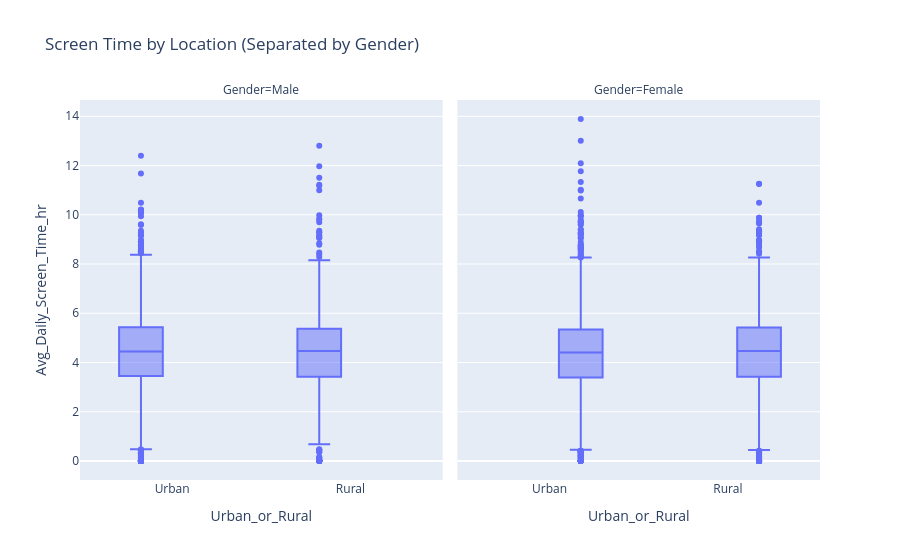

The code cell stored with this chart in its notebook:
### Markdown cell above
**Screen Time by Location & Gender**

### Code cell
fig = px.box(
    df,
    x="Urban_or_Rural",
    y="Avg_Daily_Screen_Time_hr",
    facet_col="Gender",
    title="Screen Time by Location (Separated by Gender)"
)

fig.show()

### Figure 1 — Plotly figure (JSON) as saved in the notebook; plotly's stock layout.template omitted (floating-point values rounded to 4 significant figures; data arrays with more than 128 entries replaced by an {"elided": "..."} marker saying what was removed)
{"data": [{"alignmentgroup": "True", "hovertemplate": "Gender=Male<br>Urban_or_Rural=%{x}<br>Avg_Daily_Screen_Time_hr=%{y}<extra></extra>", "legendgroup": "", "marker": {"color": "#636efa"}, "name": "", "notched": false, "offsetgroup": "", "orientation": "v", "showlegend": false, "type": "box", "x": {"elided": "4928 str values"}, "x0": " ", "xaxis": "x", "y": {"elided": "4928 float values"}, "y0": " ", "yaxis": "y"}, {"alignmentgroup": "True", "hovertemplate": "Gender=Female<br>Urban_or_Rural=%{x}<br>Avg_Daily_Screen_Time_hr=%{y}<extra></extra>", "legendgroup": "", "marker": {"color": "#636efa"}, "name": "", "notched": false, "offsetgroup": "", "orientation": "v", "showlegend": false, "type": "box", "x": {"elided": "4740 str values"}, "x0": " ", "xaxis": "x2", "y": {"elided": "4740 float values"}, "y0": " ", "yaxis": "y2"}], "layout": {"annotations": [{"font": {}, "showarrow": false, "text": "Gender=Male", "x": 0.245, "xanchor": "center", "xref": "paper", "y": 1, "yanchor": "bottom", "yref": "paper"}, {"font": {}, "showarrow": false, "text": "Gender=Female", "x": 0.755, "xanchor": "center", "xref": "paper", "y": 1, "yanchor": "bottom", "yref": "paper"}], "autosize": true, "boxmode": "group", "legend": {"tracegroupgap": 0}, "title": {"text": "Screen Time by Location (Separated by Gender)"}, "xaxis": {"anchor": "y", "autorange": true, "domain": [0, 0.49], "range": [-0.5232, 1.523], "title": {"text": "Urban_or_Rural"}, "type": "category"}, "xaxis2": {"anchor": "y2", "autorange": true, "domain": [0.51, 1], "matches": "x", "range": [-0.5232, 1.523], "title": {"text": "Urban_or_Rural"}, "type": "category"}, "yaxis": {"anchor": "x", "autorange": true, "domain": [0, 1], "range": [-0.7717, 14.66], "title": {"text": "Avg_Daily_Screen_Time_hr"}, "type": "linear"}, "yaxis2": {"anchor": "x2", "autorange": true, "domain": [0, 1], "matches": "y", "range": [-0.7717, 14.66], "showticklabels": false, "type": "linear"}}}
